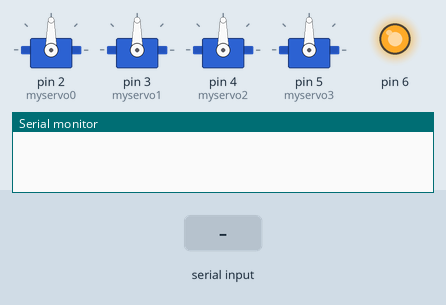
Simulated run of this sketch. Board: Arduino Uno, built with avr-gcc and run on an emulated ATmega328P. On the bench: 4 × servo, output pins drawn as LEDs (lit = HIGH), the last lines printed to the serial monitor. The inputs (shaded band) are chosen by the test bench.

Above: at 1.2 s.
1.3 s: "90,45\n" received over Serial
At 1.9 s:
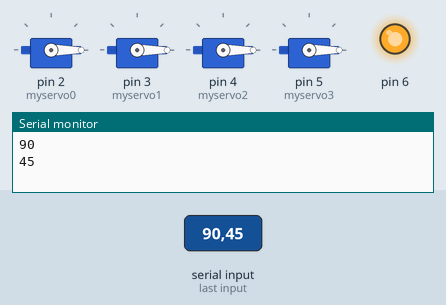
Timing chart, 0 to 4.3 s (numbered marks = the images above; inputs shaded):
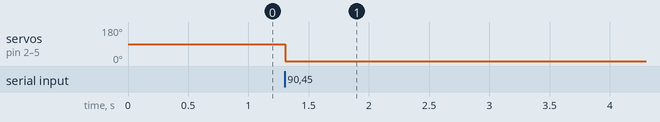

Measured:
- after the input at 1.3 s, servo on pin 2 (myservo0), servo on pin 3 (myservo1), servo on pin 4 (myservo2), servo on pin 5 (myservo3): 90° → 0° at once

The sketch:

Quick_Motor_Test.ino
```cpp
// Strap shit down when you do this
#include <Servo.h>

Servo myservo0;
Servo myservo1;
Servo myservo2;
Servo myservo3;

int pos = 0;

void setup()
{
    Serial.begin (9600);

    myservo0.attach(2);
    myservo1.attach(3);
    myservo2.attach(4);
    myservo3.attach(5);

    pinMode (6, OUTPUT);
    digitalWrite (6, HIGH);
}


void loop()
{
    if (Serial.available())
    {
        pos = Serial.parseInt ();
        Serial.println (pos);

        myservo0.writeMicroseconds(pos);
        myservo1.writeMicroseconds(pos);
        myservo2.writeMicroseconds(pos);
        myservo3.writeMicroseconds(pos);

        delay(15);
    }
}
```
